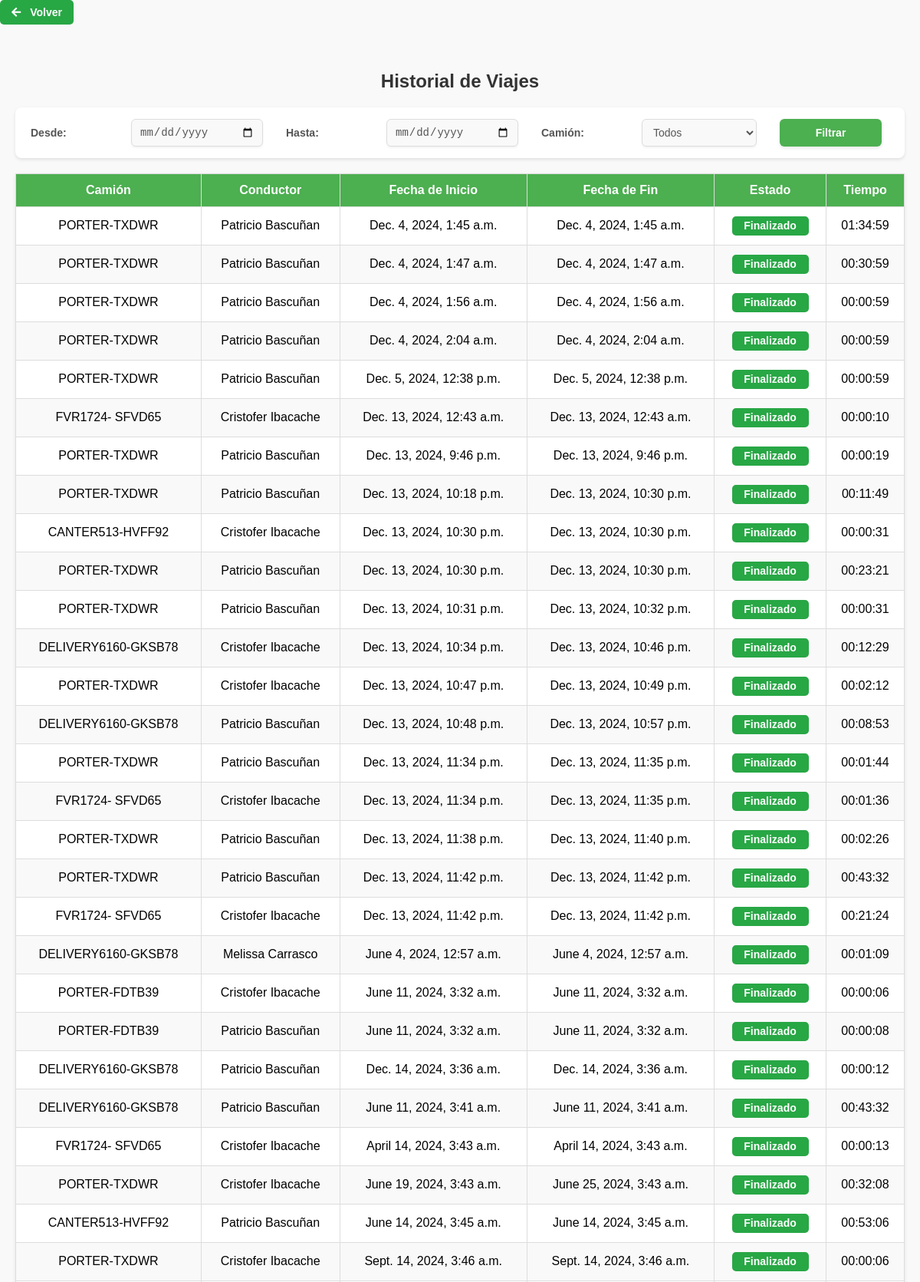
The page /camiones/historial-viajes-chofer/ (signed in, upper part) on the database its author committed.
### camiones/models.py (models this page shows, shortened)
class HistorialViaje(models.Model):
    camion = models.ForeignKey(Camion, on_delete=models.CASCADE, related_name="viajes")
    chofer = models.ForeignKey(User, on_delete=models.CASCADE, related_name="viajes")
    fecha_inicio = models.DateTimeField()
    fecha_fin = models.DateTimeField(null=True, blank=True)
    ruta = models.TextField(null=True, blank=True)  # JSON con la ruta del viaje
    estado = models.CharField(max_length=50, default="En curso")
    latitud_inicial = models.FloatField(null=True, blank=True)
    longitud_inicial = models.FloatField(null=True, blank=True)
    latitud_final = models.FloatField(null=True, blank=True)
    longitud_final = models.FloatField(null=True, blank=True)
    duracion_total = models.DurationField(null=True, blank=True)
    @property
    def duracion_formateada(self):
        if self.duracion_total is None or self.duracion_total < timedelta(seconds=0):
            return "00:00:00"
        total_seconds = int(self.duracion_total.total_seconds())
        hours = total_seconds // 3600
        minutes = (total_seconds % 3600) // 60
        seconds = total_seconds % 60
        return f"{hours:02}:{minutes:02}:{seconds:02}"

class Camion(models.Model):
    nombre = models.CharField(max_length=100)
    patente = models.CharField(max_length=20, null=True, blank=True)
    marca = models.CharField(max_length=100, null=True, blank=True)
    modelo = models.CharField(max_length=100, null=True, blank=True)
    año = models.IntegerField(null=True, blank=True)
    color = models.CharField(max_length=50, null=True, blank=True)
    latitud = models.FloatField(null=True)
    longitud = models.FloatField(null=True)
    ultima_actualizacion = models.DateTimeField(auto_now=True)
    estado = models.CharField(
        max_length=20,
        choices=[('Disponible', 'Disponible'), ('Asignado', 'Asignado')],
        default='Disponible'
    )

### camiones/views.py (the view)
# urls.py: path('historial-viajes-chofer/', views.historial_viajes_chofer, name='historial_viajes_chofer'),
def historial_viajes_chofer(request):
    historial = HistorialViaje.objects.all()
    if not request.user.is_staff:  # Mostrar solo viajes del chofer
        historial = historial.filter(chofer=request.user)
    fecha_inicio = request.GET.get('fecha_inicio')
    fecha_fin = request.GET.get('fecha_fin')
    camion_id = request.GET.get('camion_id')
    if fecha_inicio:
        historial = historial.filter(fecha_inicio__gte=fecha_inicio)
    if fecha_fin:
        historial = historial.filter(fecha_fin__lte=fecha_fin)
    if camion_id:
        historial = historial.filter(camion_id=camion_id)
    return render(request, 'historial_viajes_chofer.html', {'historial': historial})

### camiones/templates/historial_viajes_chofer.html (shortened to what this page needs)
{% load static %}
<!DOCTYPE html>
<html lang="es">
<head>
    <link href="https://cdnjs.cloudflare.com/ajax/libs/font-awesome/5.15.4/css/all.min.css" rel="stylesheet">
    <link rel="stylesheet" href="{% static 'css/historial_menu.css' %}">
    <link rel="stylesheet" href="{% static 'css/historial.css' %}">
</head>
<body>
    <button class="btn-volver">
        <a href="{% url 'mostrar_mapa' %}">
            <i class="fas fa-arrow-left"></i> Volver
        </a>
    </button>
    <div class="container">
        <h2>Historial de Viajes</h2>
        <form method="GET" action="">
            <label for="fecha_inicio">Desde:</label>
            <input type="date" name="fecha_inicio" id="fecha_inicio">
            <label for="fecha_fin">Hasta:</label>
            <input type="date" name="fecha_fin" id="fecha_fin">
            <label for="camion_id">Camión:</label>
            <select name="camion_id" id="camion_id">
                <option value="">Todos</option>
            </select>
            <button type="submit">Filtrar</button>
        </form>
        {% if historial %}
        <table>
            <thead>
                <tr>
                    <th>Camión</th>
                    <th>Conductor</th>
                    <th>Fecha de Inicio</th>
                    <th>Fecha de Fin</th>
                    <th>Estado</th>
                    <th>Tiempo</th>
                </tr>
            </thead>
            <tbody>
                {% for viaje in historial %}
                <tr>
                    <td>{{ viaje.camion.nombre }}</td>
                    <td>{{ viaje.chofer.first_name }} {{ viaje.chofer.last_name }}</td>
                    <td>{{ viaje.fecha_inicio }}</td>
                    <td>{{ viaje.fecha_fin|default:"En curso" }}</td>
                    <td>
                        {% if viaje.estado == "Finalizado" %}
                        <span class="estado-finalizado">Finalizado</span>
                        {% else %}
                        <span class="estado-en-curso">En curso</span>
                        {% endif %}
                    </td>
                    <td>{{ viaje.duracion_formateada }}</td>
                </tr>
                {% endfor %}
            </tbody>
        </table>
        {% else %}
        <p class="no-results">No se encontraron viajes para los filtros seleccionados.</p>
        {% endif %}
    </div>
</body>
</html>

### camiones/static/css/historial_menu.css (style rules this page uses)
body, html { margin: 0; padding: 0; height: 100%; font-family: 'Roboto', sans-serif; background-color: #f4f4f4; }

### camiones/static/css/historial.css (style rules this page uses)
body { font-family: Arial, sans-serif; margin: 0; padding: 0; background-color: #f9f9f9; }
.container { max-width: 1200px; margin: 0 auto; padding: 20px; }
h2 { text-align: center; color: #333; }
form { display: flex; justify-content: space-between; align-items: center; margin-bottom: 20px; background-color: #fff; padding: 15px; border-radius: 8px; box-shadow: 0 2px 4px rgba(0, 0, 0, 0.1); }
form label { margin-right: 10px; font-weight: bold; }
form input, form select, form button { padding: 8px; margin-right: 10px; border: 1px solid #ddd; border-radius: 4px; }
form button { background-color: #4CAF50; color: white; border: none; cursor: pointer; transition: background-color 0.3s; }
table { width: 100%; border-collapse: collapse; background-color: #fff; box-shadow: 0 2px 4px rgba(0, 0, 0, 0.1); }
table th, table td { padding: 12px; border: 1px solid #ddd; text-align: center; vertical-align: middle; }
table th { background-color: #4CAF50; color: white; }
table tr:nth-child(even) { background-color: #f9f9f9; }
.estado-finalizado, .estado-en-curso { display: inline-flex; justify-content: center; align-items: center; width: 100px; height: 25px; padding: 0; border-radius: 5px; font-size: 14px; font-weight: bold; text-align: center; color: white; box-sizing: border-box; }
.estado-finalizado { background-color: #28a745; }
table td { text-align: center; vertical-align: middle; padding: 12px; background-color: transparent; }
form { display: flex; justify-content: flex-start; align-items: center; margin-bottom: 20px; background-color: #ffffff; padding: 15px 20px; border-radius: 8px; box-shadow: 0 2px 4px rgba(0, 0, 0, 0.1); gap: 20px; }
form label { font-weight: bold; font-size: 14px; color: #555; white-space: nowrap; margin-right: 8px; }
form input[type="date"], form select { padding: 8px 10px; font-size: 14px; border: 1px solid #ddd; border-radius: 6px; background-color: #f9f9f9; color: #555; transition: border-color 0.3s ease, box-shadow 0.3s ease; outline: none; box-shadow: 0 2px 3px rgba(0, 0, 0, 0.05); min-width: 150px; }
form button { padding: 10px 15px; background-color: #4CAF50; color: white; font-size: 14px; font-weight: bold; border: none; border-radius: 6px; cursor: pointer; transition: background-color 0.3s ease, transform 0.2s ease; box-shadow: 0 2px 4px rgba(0, 0, 0, 0.1); }
form > * { flex: 1; max-width: 250px; }

### camiones/templates/historial_viajes_chofer.html (style rules this page uses)
.btn-volver { display: inline-flex; align-items: center; justify-content: center; padding: 8px 15px; font-size: 14px; font-weight: 600; color: white; background-color: #28a745; border: none; border-radius: 5px; text-decoration: none; cursor: pointer; transition: background-color 0.3s ease, box-shadow 0.3s ease; margin-bottom: 20px; }
.btn-volver i { margin-right: 8px; font-size: 14px; }
.btn-volver a { color: inherit; text-decoration: none; }

### rows shown on the page
HistorialViaje: camion.nombre "PORTER-TXDWR", chofer.first_name "Patricio", chofer.last_name "Bascuñan", fecha_inicio "Dec. 4, 2024, 1:45 a.m.", fecha_fin "Dec. 4, 2024, 1:45 a.m.", estado "Finalizado", duracion_formateada "01:34:59"
HistorialViaje: camion.nombre "PORTER-TXDWR", chofer.first_name "Patricio", chofer.last_name "Bascuñan", fecha_inicio "Dec. 4, 2024, 1:47 a.m.", fecha_fin "Dec. 4, 2024, 1:47 a.m.", estado "Finalizado", duracion_formateada "00:30:59"
HistorialViaje: camion.nombre "PORTER-TXDWR", chofer.first_name "Patricio", chofer.last_name "Bascuñan", fecha_inicio "Dec. 4, 2024, 1:56 a.m.", fecha_fin "Dec. 4, 2024, 1:56 a.m.", estado "Finalizado", duracion_formateada "00:00:59"
HistorialViaje: camion.nombre "PORTER-TXDWR", chofer.first_name "Patricio", chofer.last_name "Bascuñan", fecha_inicio "Dec. 4, 2024, 2:04 a.m.", fecha_fin "Dec. 4, 2024, 2:04 a.m.", estado "Finalizado", duracion_formateada "00:00:59"
HistorialViaje: camion.nombre "PORTER-TXDWR", chofer.first_name "Patricio", chofer.last_name "Bascuñan", fecha_inicio "Dec. 5, 2024, 12:38 p.m.", fecha_fin "Dec. 5, 2024, 12:38 p.m.", estado "Finalizado", duracion_formateada "00:00:59"
HistorialViaje: camion.nombre "FVR1724- SFVD65", chofer.first_name "Cristofer", chofer.last_name "Ibacache", fecha_inicio "Dec. 13, 2024, 12:43 a.m.", fecha_fin "Dec. 13, 2024, 12:43 a.m.", estado "Finalizado", duracion_formateada "00:00:10"
HistorialViaje: camion.nombre "PORTER-TXDWR", chofer.first_name "Patricio", chofer.last_name "Bascuñan", fecha_inicio "Dec. 13, 2024, 9:46 p.m.", fecha_fin "Dec. 13, 2024, 9:46 p.m.", estado "Finalizado", duracion_formateada "00:00:19"
HistorialViaje: camion.nombre "PORTER-TXDWR", chofer.first_name "Patricio", chofer.last_name "Bascuñan", fecha_inicio "Dec. 13, 2024, 10:18 p.m.", fecha_fin "Dec. 13, 2024, 10:30 p.m.", estado "Finalizado", duracion_formateada "00:11:49"
HistorialViaje: camion.nombre "CANTER513-HVFF92", chofer.first_name "Cristofer", chofer.last_name "Ibacache", fecha_inicio "Dec. 13, 2024, 10:30 p.m.", fecha_fin "Dec. 13, 2024, 10:30 p.m.", estado "Finalizado", duracion_formateada "00:00:31"
HistorialViaje: camion.nombre "PORTER-TXDWR", chofer.first_name "Patricio", chofer.last_name "Bascuñan", fecha_inicio "Dec. 13, 2024, 10:30 p.m.", fecha_fin "Dec. 13, 2024, 10:30 p.m.", estado "Finalizado", duracion_formateada "00:23:21"
HistorialViaje: camion.nombre "PORTER-TXDWR", chofer.first_name "Patricio", chofer.last_name "Bascuñan", fecha_inicio "Dec. 13, 2024, 10:31 p.m.", fecha_fin "Dec. 13, 2024, 10:32 p.m.", estado "Finalizado", duracion_formateada "00:00:31"
HistorialViaje: camion.nombre "DELIVERY6160-GKSB78", chofer.first_name "Cristofer", chofer.last_name "Ibacache", fecha_inicio "Dec. 13, 2024, 10:34 p.m.", fecha_fin "Dec. 13, 2024, 10:46 p.m.", estado "Finalizado", duracion_formateada "00:12:29"
HistorialViaje: camion.nombre "PORTER-TXDWR", chofer.first_name "Cristofer", chofer.last_name "Ibacache", fecha_inicio "Dec. 13, 2024, 10:47 p.m.", fecha_fin "Dec. 13, 2024, 10:49 p.m.", estado "Finalizado", duracion_formateada "00:02:12"
HistorialViaje: camion.nombre "DELIVERY6160-GKSB78", chofer.first_name "Patricio", chofer.last_name "Bascuñan", fecha_inicio "Dec. 13, 2024, 10:48 p.m.", fecha_fin "Dec. 13, 2024, 10:57 p.m.", estado "Finalizado", duracion_formateada "00:08:53"
HistorialViaje: camion.nombre "PORTER-TXDWR", chofer.first_name "Patricio", chofer.last_name "Bascuñan", fecha_inicio "Dec. 13, 2024, 11:34 p.m.", fecha_fin "Dec. 13, 2024, 11:35 p.m.", estado "Finalizado", duracion_formateada "00:01:44"
HistorialViaje: camion.nombre "FVR1724- SFVD65", chofer.first_name "Cristofer", chofer.last_name "Ibacache", fecha_inicio "Dec. 13, 2024, 11:34 p.m.", fecha_fin "Dec. 13, 2024, 11:35 p.m.", estado "Finalizado", duracion_formateada "00:01:36"
HistorialViaje: camion.nombre "PORTER-TXDWR", chofer.first_name "Patricio", chofer.last_name "Bascuñan", fecha_inicio "Dec. 13, 2024, 11:38 p.m.", fecha_fin "Dec. 13, 2024, 11:40 p.m.", estado "Finalizado", duracion_formateada "00:02:26"
HistorialViaje: camion.nombre "PORTER-TXDWR", chofer.first_name "Patricio", chofer.last_name "Bascuñan", fecha_inicio "Dec. 13, 2024, 11:42 p.m.", fecha_fin "Dec. 13, 2024, 11:42 p.m.", estado "Finalizado", duracion_formateada "00:43:32"
HistorialViaje: camion.nombre "FVR1724- SFVD65", chofer.first_name "Cristofer", chofer.last_name "Ibacache", fecha_inicio "Dec. 13, 2024, 11:42 p.m.", fecha_fin "Dec. 13, 2024, 11:42 p.m.", estado "Finalizado", duracion_formateada "00:21:24"
HistorialViaje: camion.nombre "DELIVERY6160-GKSB78", chofer.first_name "Melissa", chofer.last_name "Carrasco", fecha_inicio "June 4, 2024, 12:57 a.m.", fecha_fin "June 4, 2024, 12:57 a.m.", estado "Finalizado", duracion_formateada "00:01:09"
HistorialViaje: camion.nombre "PORTER-FDTB39", chofer.first_name "Cristofer", chofer.last_name "Ibacache", fecha_inicio "June 11, 2024, 3:32 a.m.", fecha_fin "June 11, 2024, 3:32 a.m.", estado "Finalizado", duracion_formateada "00:00:06"
HistorialViaje: camion.nombre "PORTER-FDTB39", chofer.first_name "Patricio", chofer.last_name "Bascuñan", fecha_inicio "June 11, 2024, 3:32 a.m.", fecha_fin "June 11, 2024, 3:32 a.m.", estado "Finalizado", duracion_formateada "00:00:08"
HistorialViaje: camion.nombre "DELIVERY6160-GKSB78", chofer.first_name "Patricio", chofer.last_name "Bascuñan", fecha_inicio "Dec. 14, 2024, 3:36 a.m.", fecha_fin "Dec. 14, 2024, 3:36 a.m.", estado "Finalizado", duracion_formateada "00:00:12"
HistorialViaje: camion.nombre "DELIVERY6160-GKSB78", chofer.first_name "Patricio", chofer.last_name "Bascuñan", fecha_inicio "June 11, 2024, 3:41 a.m.", fecha_fin "June 11, 2024, 3:41 a.m.", estado "Finalizado", duracion_formateada "00:43:32"
HistorialViaje: camion.nombre "FVR1724- SFVD65", chofer.first_name "Cristofer", chofer.last_name "Ibacache", fecha_inicio "April 14, 2024, 3:43 a.m.", fecha_fin "April 14, 2024, 3:43 a.m.", estado "Finalizado", duracion_formateada "00:00:13"
HistorialViaje: camion.nombre "PORTER-TXDWR", chofer.first_name "Cristofer", chofer.last_name "Ibacache", fecha_inicio "June 19, 2024, 3:43 a.m.", fecha_fin "June 25, 2024, 3:43 a.m.", estado "Finalizado", duracion_formateada "00:32:08"
HistorialViaje: camion.nombre "CANTER513-HVFF92", chofer.first_name "Patricio", chofer.last_name "Bascuñan", fecha_inicio "June 14, 2024, 3:45 a.m.", fecha_fin "June 14, 2024, 3:45 a.m.", estado "Finalizado", duracion_formateada "00:53:06"
HistorialViaje: camion.nombre "PORTER-TXDWR", chofer.first_name "Cristofer", chofer.last_name "Ibacache", fecha_inicio "Sept. 14, 2024, 3:46 a.m.", fecha_fin "Sept. 14, 2024, 3:46 a.m.", estado "Finalizado", duracion_formateada "00:00:06"
